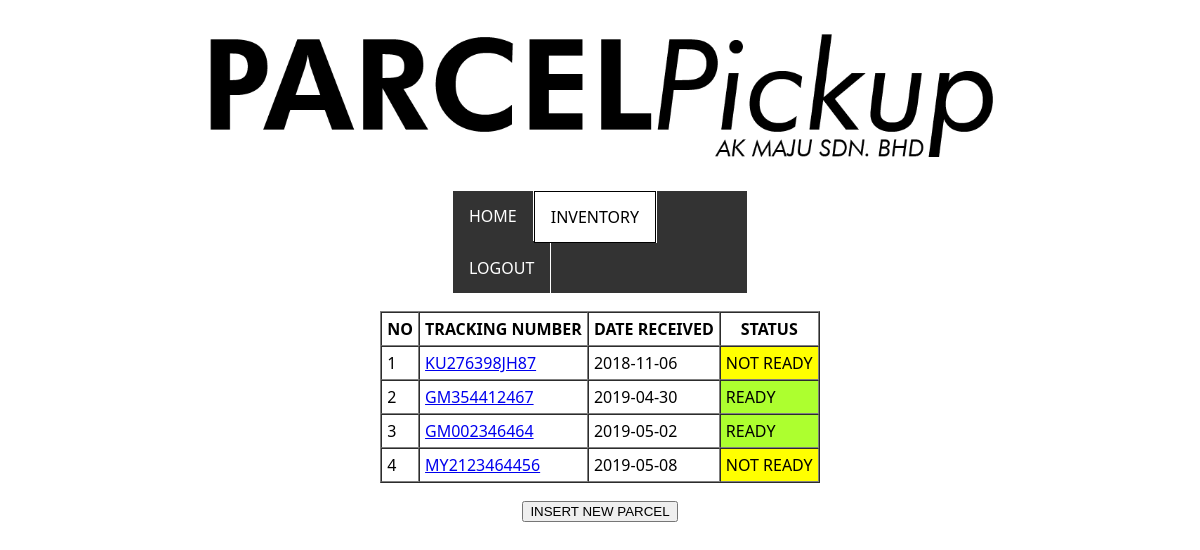
The page /inventory.php on the database its author committed.
### tables this page shows
CREATE TABLE `parcel` (
  `trackingNo` varchar(15) NOT NULL,
  `CustId` int(10) DEFAULT NULL,
  `RackNo` varchar(5) NOT NULL,
  `RepNo` varchar(15) DEFAULT NULL,
  `StaffNo` varchar(15) NOT NULL,
  `DateReceived` date NOT NULL,
  `RepName` varchar(50) NOT NULL,
  `status` varchar(10) NOT NULL
);

### inventory.php (the view, shortened to what this page needs)
<!doctype html>
<html>
<head>
	<center><h1><a href="" ><img src="systemLogo.png" alt="logo.png" width="800px"></a></h1></center>
<body bgcolor="">
<font>
<center>
	<ul class="topnav">
  <li><a href="#home">HOME</a></li>
  <li><a class="active" href="inventory.php">INVENTORY</a></li>
  <li><a href="parcelhomepage.html">LOGOUT</a></li>
</ul>
</center>
</font>
</body>
</head>
<body>
	<br>
	<center>
		<table class="parcels" cellpadding="5px" cellspacing="0" border="1" >
	<th>NO</th>
		<th>TRACKING NUMBER</th>
		<th>DATE RECEIVED</th>
		<th>STATUS</th>
			<?php
			$sql = "select * from parcel order by DateReceived";
			$query=mysql_query($sql);
if(mysql_num_rows($query)>0)
{
$i=1;
while($row=mysql_fetch_object($query))
{
	$trackno = $row->trackingNo;
			?>
			<tr>
<td><?php echo $i++; ?></td>
<td><a href="parceldetails.php?trackNo=<?php echo $trackno;?>"><?php echo $row->trackingNo; ?></a></td>
<td><?php echo $row->DateReceived; ?></td>
				<?php if($row->status == "READY")
			{
				?><td style="background-color: greenyellow"><?php echo $row->status;?></td> <?php
			}
	else { ?>
<td style="background-color: yellow"><?php echo $row->status; ?></td>
		<?php
		}
	?>
			</tr>
			<?php
}
}
?>
	</table>
		</center>
	<br>
	<CENTER><a href="pARCELDETAils.php"><button>INSERT NEW PARCEL</button></a></CENTER>
</body>
</html>

### inventory.php (style rules this page uses)
body { margin: 0; }
table.parcels { font-family: Segoe, "Segoe UI", "DejaVu Sans", "Trebuchet MS", Verdana, "sans-serif"; }
ul.topnav { list-style-type: none; margin: 0; padding: 0; overflow: hidden; background-color: #333; width: 294px }
ul.topnav li { float: left; font-family: Segoe, "Segoe UI", "DejaVu Sans", "Trebuchet MS", Verdana, "sans-serif"; border-right: 1px solid #FFFFFF;; }
ul.topnav li a { display: block; color: white; text-align: center; padding: 14px 16px; text-decoration: none; }
ul.topnav li a.active { background-color: #FFFFFF; color: black; border: 1px solid; }

### rows shown on the page
parcel: trackingNo "KU276398JH87", DateReceived "2018-11-06", status "NOT READY"
parcel: trackingNo "GM354412467", DateReceived "2019-04-30", status "READY"
parcel: trackingNo "GM002346464", DateReceived "2019-05-02", status "READY"
parcel: trackingNo "MY2123464456", DateReceived "2019-05-08", status "NOT READY"
